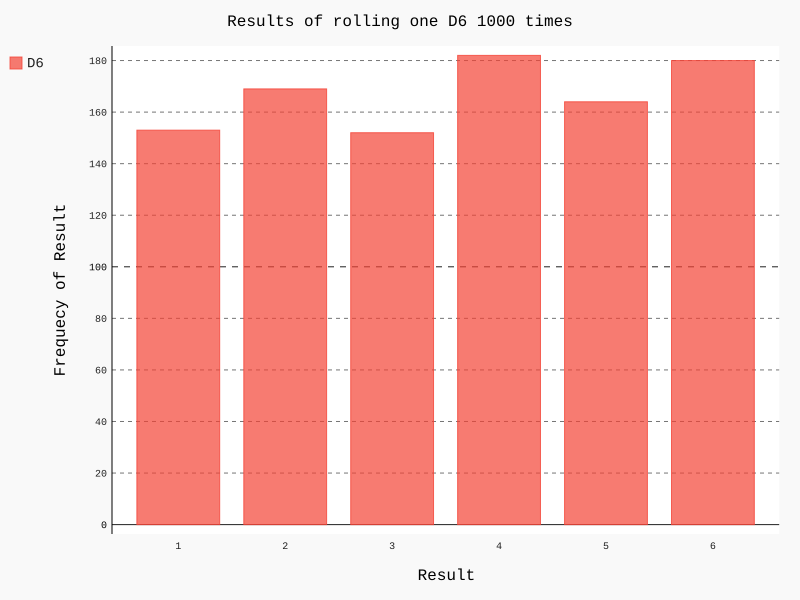

Here is the Python script that generated this plot:
import pygal
from die import Die
# 创建一颗骰子实例
die = Die()
# 掷几次骰子，并将结果存储在一个列表内
results = []
for roll_num in range(1000):
    result = die.roll()
    results.append(result)
# 分析结果
frequencies = []
for value in range(1, die.num_sides + 1):
    frequency = results.count(value)
    frequencies.append(frequency)
# 对结果进行可视化
hist = pygal.Bar()
hist.title = "Results of rolling one D6 1000 times"
hist.x_labels = ["1", "2", "3", "4", "5", "6"]
hist.x_title = "Result"
hist.y_title = "Frequecy of Result"
hist.add("D6", frequencies)
hist.render_to_file("die_visual.svg")
